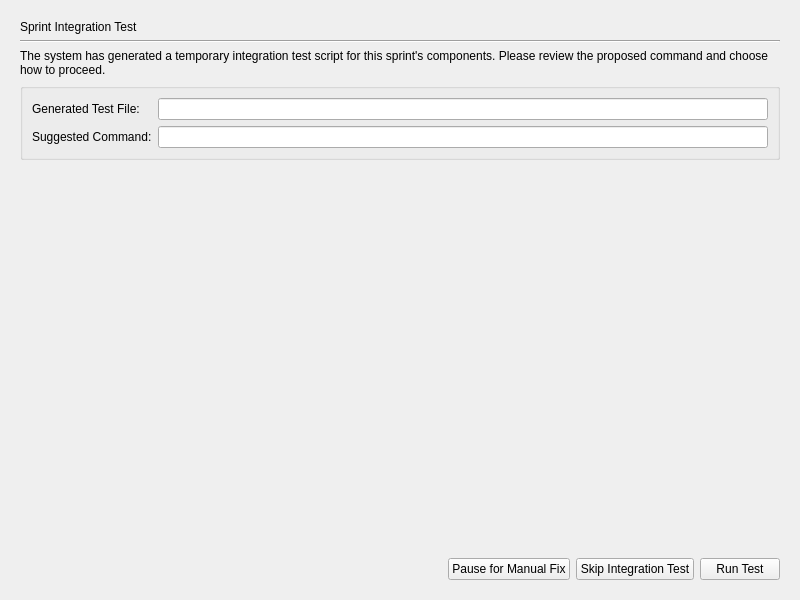
<?xml version="1.0" encoding="UTF-8"?>
<ui version="4.0">
 <class>SprintIntegrationTestPage</class>
 <widget class="QWidget" name="SprintIntegrationTestPage">
  <property name="geometry">
   <rect>
    <x>0</x>
    <y>0</y>
    <width>800</width>
    <height>600</height>
   </rect>
  </property>
  <property name="windowTitle">
   <string>Form</string>
  </property>
  <layout class="QVBoxLayout" name="verticalLayout">
   <property name="leftMargin">
    <number>20</number>
   </property>
   <property name="topMargin">
    <number>20</number>
   </property>
   <property name="rightMargin">
    <number>20</number>
   </property>
   <property name="bottomMargin">
    <number>20</number>
   </property>
   <item>
    <widget class="QLabel" name="headerLabel">
     <property name="text">
      <string>Sprint Integration Test</string>
     </property>
    </widget>
   </item>
   <item>
    <widget class="Line" name="line">
     <property name="orientation">
      <enum>Qt::Horizontal</enum>
     </property>
    </widget>
   </item>
   <item>
    <widget class="QLabel" name="instructionLabel">
     <property name="text">
      <string>The system has generated a temporary integration test script for this sprint's components. Please review the proposed command and choose how to proceed.</string>
     </property>
     <property name="wordWrap">
      <bool>true</bool>
     </property>
    </widget>
   </item>
   <item>
    <widget class="QGroupBox" name="detailsGroupBox">
     <property name="title">
      <string/>
     </property>
     <layout class="QFormLayout" name="formLayout">
      <item row="0" column="0">
       <widget class="QLabel" name="filePathLabel">
        <property name="text">
         <string>Generated Test File:</string>
        </property>
       </widget>
      </item>
      <item row="0" column="1">
       <widget class="QLineEdit" name="filePathLineEdit">
        <property name="readOnly">
         <bool>true</bool>
        </property>
       </widget>
      </item>
      <item row="1" column="0">
       <widget class="QLabel" name="commandLabel">
        <property name="text">
         <string>Suggested Command:</string>
        </property>
       </widget>
      </item>
      <item row="1" column="1">
       <widget class="QLineEdit" name="commandLineEdit"/>
      </item>
     </layout>
    </widget>
   </item>
   <item>
    <spacer name="verticalSpacer">
     <property name="orientation">
      <enum>Qt::Vertical</enum>
     </property>
     <property name="sizeHint" stdset="0">
      <size>
       <width>20</width>
       <height>40</height>
      </size>
     </property>
    </spacer>
   </item>
   <item>
    <layout class="QHBoxLayout" name="horizontalLayout">
     <item>
      <spacer name="horizontalSpacer">
       <property name="orientation">
        <enum>Qt::Horizontal</enum>
       </property>
       <property name="sizeHint" stdset="0">
        <size>
         <width>40</width>
         <height>20</height>
        </size>
       </property>
      </spacer>
     </item>
     <item>
      <widget class="QPushButton" name="pauseButton">
       <property name="text">
        <string>Pause for Manual Fix</string>
       </property>
      </widget>
     </item>
     <item>
      <widget class="QPushButton" name="skipButton">
       <property name="text">
        <string>Skip Integration Test</string>
       </property>
      </widget>
     </item>
     <item>
      <widget class="QPushButton" name="runButton">
       <property name="text">
        <string>Run Test</string>
       </property>
      </widget>
     </item>
    </layout>
   </item>
  </layout>
 </widget>
 <resources/>
 <connections/>
</ui>
